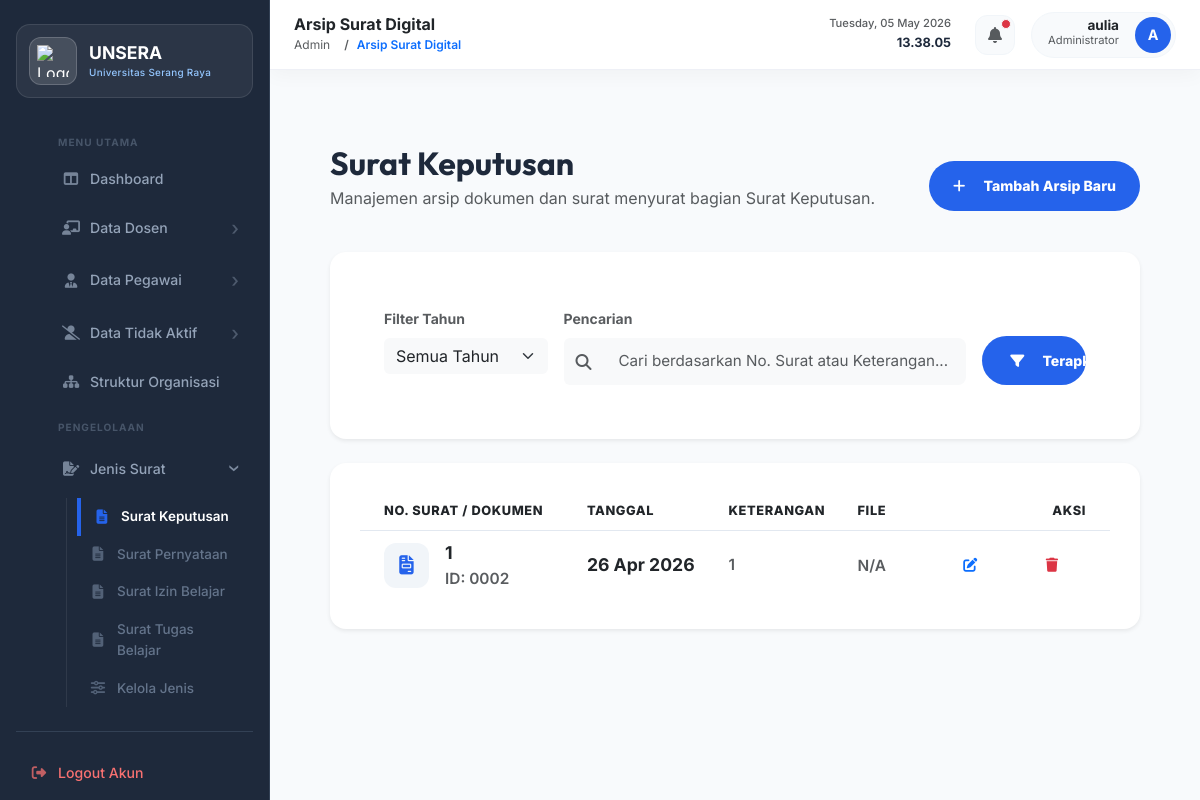
/data_surat.php?jenis_id=1 (signed in), run on the app's committed database.
### tables this page shows
CREATE TABLE `jenis_surat` (
  `id` int NOT NULL AUTO_INCREMENT,
  `nama_jenis` varchar(100) NOT NULL,
  PRIMARY KEY (`id`)
);

CREATE TABLE `data_surat` (
  `id` int NOT NULL AUTO_INCREMENT,
  `jenis_id` int NOT NULL,
  `no_surat` varchar(100) NOT NULL,
  `tanggal` date NOT NULL,
  `keterangan` text,
  `dokumen` varchar(255) DEFAULT NULL,
  `dokumen_name` varchar(255) DEFAULT NULL,
  `dokumen_type` varchar(100) DEFAULT NULL,
  PRIMARY KEY (`id`),
  KEY `jenis_id` (`jenis_id`),
  CONSTRAINT `data_surat_ibfk_1` FOREIGN KEY (`jenis_id`) REFERENCES `jenis_surat` (`id`) ON DELETE CASCADE
);

### htdocs/data_surat.php (the view, shortened to what this page needs)
<?php
require 'db.php';
$jenis_id = isset($_GET['jenis_id']) ? (int)$_GET['jenis_id'] : 0;
$stmt = $conn->prepare("SELECT * FROM jenis_surat WHERE id = ?");
$stmt->bind_param("i", $jenis_id);
$stmt->execute();
$jenis = $stmt->get_result()->fetch_assoc();
$filter_tahun = isset($_GET['tahun']) ? $_GET['tahun'] : '';
$filter_search = isset($_GET['search']) ? trim($_GET['search']) : '';
if (!empty($filter_tahun) && !empty($filter_search)) {
    $stmt = $conn->prepare("SELECT * FROM data_surat WHERE jenis_id = ? AND YEAR(tanggal) = ? AND (no_surat LIKE ? OR keterangan LIKE ?) ORDER BY tanggal DESC, id DESC");
    $search_param = "%" . $filter_search . "%";
    $stmt->bind_param("iiss", $jenis_id, $filter_tahun, $search_param, $search_param);
} elseif (!empty($filter_tahun)) {
    $stmt = $conn->prepare("SELECT * FROM data_surat WHERE jenis_id = ? AND YEAR(tanggal) = ? ORDER BY tanggal DESC, id DESC");
    $stmt->bind_param("ii", $jenis_id, $filter_tahun);
} elseif (!empty($filter_search)) {
    $stmt = $conn->prepare("SELECT * FROM data_surat WHERE jenis_id = ? AND (no_surat LIKE ? OR keterangan LIKE ?) ORDER BY tanggal DESC, id DESC");
    $search_param = "%" . $filter_search . "%";
    $stmt->bind_param("iss", $jenis_id, $search_param, $search_param);
} else {
    $stmt = $conn->prepare("SELECT * FROM data_surat WHERE jenis_id = ? ORDER BY tanggal DESC, id DESC");
    $stmt->bind_param("i", $jenis_id);
}
$stmt->execute();
$surat_list = $stmt->get_result();
?>
<!DOCTYPE html>
<html lang="id">
<head>
    <link href="https://cdn.jsdelivr.net/npm/bootstrap@5.3.0/dist/css/bootstrap.min.css" rel="stylesheet">
    <link rel="stylesheet" href="https://cdnjs.cloudflare.com/ajax/libs/font-awesome/6.4.0/css/all.min.css">
    <link rel="stylesheet" href="style.css?v=<?= time() ?>">
</head>
<body>
<?php include 'components/sidebar.php'; ?>
<div class="main-content">
    <?php include 'components/navbar.php'; ?>
    <div class="container-fluid px-4 py-4">
        <div class="d-flex justify-content-between align-items-center mb-4">
            <div>
                <h2 class="fw-bold mb-1" style="font-family: 'Outfit', sans-serif;"><?= htmlspecialchars($jenis['nama_jenis']) ?></h2>
                <p class="text-muted">Manajemen arsip dokumen dan surat menyurat bagian <?= htmlspecialchars($jenis['nama_jenis']) ?>.</p>
            </div>
            <button class="btn btn-primary rounded-pill px-4" data-bs-toggle="modal" data-bs-target="#addSuratModal">
                <i class="fas fa-plus me-2"></i>Tambah Arsip Baru
            </button>
        </div>
        <div class="card border-0 shadow-sm rounded-4 mb-4">
            <div class="card-body p-4">
                <form method="GET" action="data_surat.php" class="row g-3">
                    <div class="col-md-3">
                        <label class="form-label small fw-bold text-muted">Filter Tahun</label>
                        <select name="tahun" class="form-select border-0 bg-light">
                            <option value="">Semua Tahun</option>
                        </select>
                    </div>
                    <div class="col-md-7">
                        <label class="form-label small fw-bold text-muted">Pencarian</label>
                        <div class="input-group">
                            <span class="input-group-text bg-light border-0 text-muted"><i class="fas fa-search"></i></span>
                            <input type="text" name="search" class="form-control border-0 bg-light" placeholder="Cari berdasarkan No. Surat atau Keterangan..." value="<?= htmlspecialchars($filter_search) ?>">
                        </div>
                    </div>
                    <div class="col-md-2 d-flex align-items-end">
                        <button type="submit" class="btn btn-primary w-100 rounded-pill">
                            <i class="fas fa-filter me-2"></i>Terapkan
                        </button>
                    </div>
                </form>
            </div>
        </div>
        <div class="card border-0 shadow-sm rounded-4 overflow-hidden">
            <div class="table-responsive">
                <table class="table table-hover align-middle mb-0">
                    <thead class="bg-light">
                        <tr>
                            <th class="ps-4">No. Surat / Dokumen</th>
                            <th>Tanggal</th>
                            <th>Keterangan</th>
                            <th>File</th>
                            <th class="text-end pe-4">Aksi</th>
                        </tr>
                    </thead>
                    <tbody>
                        <?php if ($surat_list->num_rows > 0): while($s = $surat_list->fetch_assoc()): ?>
                        <tr>
                            <td class="ps-4">
                                <div class="d-flex align-items-center gap-3">
                                    <div class="doc-preview"><i class="fas fa-file-invoice"></i></div>
                                    <div>
                                        <div class="fw-bold text-dark"><?= htmlspecialchars($s['no_surat']) ?></div>
                                        <div class="small text-muted">ID: <?= str_pad($s['id'], 4, '0', STR_PAD_LEFT) ?></div>
                                    </div>
                                </div>
                            </td>
                            <td><div class="fw-bold"><?= !empty($s['tanggal']) ? date('d M Y', strtotime($s['tanggal'])) : '-' ?></div></td>
                            <td><div class="small text-muted text-truncate" style="max-width: 250px;"><?= htmlspecialchars($s['keterangan'] ?: '-') ?></div></td>
                            <td>
                                <?php if($s['dokumen']): ?>
                                    <a href="<?= $s['dokumen'] ?>" target="_blank" class="btn btn-sm btn-light rounded-pill border">
                                        <i class="fas fa-external-link-alt me-1"></i> Lihat
                                    </a>
                                <?php else: ?>
                                    <span class="text-muted small italic">N/A</span>
                                <?php endif; ?>
                            </td>
                            <td class="text-end pe-4">
                                <button class="btn btn-sm btn-outline-primary rounded-pill me-2" onclick="editSurat(<?= $s['id'] ?>, '<?= addslashes($s['no_surat']) ?>', '<?= $s['tanggal'] ?>', '<?= addslashes($s['keterangan']) ?>', '<?= addslashes($s['dokumen']) ?>')">
                                    <i class="fas fa-edit"></i>
                                </button>
                                <button class="btn btn-sm btn-outline-danger rounded-pill" onclick="deleteSurat(<?= $s['id'] ?>)">
                                    <i class="fas fa-trash"></i>
                                </button>
                            </td>
                        </tr>
                        <?php endwhile; else: ?>
                        <tr><td colspan="5" class="text-center py-5 text-muted">Belum ada data surat dalam kategori ini.</td></tr>
                        <?php endif; ?>
                    </tbody>
                </table>
            </div>
        </div>
    </div>
</div>
</body>
</html>

### htdocs/components/sidebar.php (shortened to what this page needs)
<?php
$current_page = basename($_SERVER['PHP_SELF']);
$dosen_pages  = ['input_dosen.php','daftar_dosen.php','form_edit_dosen.php','edit_dosen.php','detail_dosen.php','hapus_dosen.php'];
$pegawai_pages = ['input_pegawai.php','data_pegawai.php','detail_pegawai.php','edit_pegawai.php','form_edit_pegawai.php'];
$surat_pages = ['jenis_surat.php','data_surat.php','tambah_jenis_surat.php','struktur_organisasi.php'];
$inactive_pages = ['data_tidak_aktif.php'];
?>
<div class="sidebar">
    <div class="sidebar-brand">
        <div class="logo-container">
            <img src="download.png" alt="Logo UNSERA" class="sidebar-logo">
        </div>
        <div class="brand-text">
            <h2>UNSERA</h2>
            <span>Universitas Serang Raya</span>
        </div>
    </div>
    <ul>
        <li class="sidebar-label">MENU UTAMA</li>
        <li>
            <a href="dashboard.php" class="<?= $current_page == 'dashboard.php' ? 'active' : '' ?>">
                <i class="fas fa-columns"></i> Dashboard
            </a>
        </li>
        <li>
            <a href="#" onclick="toggleSubmenu('sub-dosen', this); return false;"
               class="submenu-toggle <?= in_array($current_page, $dosen_pages) ? 'open' : '' ?>">
                <i class="fas fa-chalkboard-teacher"></i> Data Dosen
            </a>
        </li>
        <li>
            <a href="#" onclick="toggleSubmenu('sub-pegawai', this); return false;"
               class="submenu-toggle <?= in_array($current_page, $pegawai_pages) ? 'open' : '' ?>">
                <i class="fas fa-user-tie"></i> Data Pegawai
            </a>
        </li>
        <li>
            <a href="#" onclick="toggleSubmenu('sub-inactive', this); return false;"
               class="submenu-toggle <?= in_array($current_page, $inactive_pages) ? 'open' : '' ?>">
                <i class="fas fa-user-slash"></i> Data Tidak Aktif
            </a>
        </li>
        <li>
            <a href="struktur_organisasi.php" class="<?= $current_page == 'struktur_organisasi.php' ? 'active' : '' ?>">
                <i class="fas fa-sitemap"></i> Struktur Organisasi
            </a>
        </li>
        <li class="sidebar-label">PENGELOLAAN</li>
        <li>
            <a href="#" onclick="toggleSubmenu('sub-surat', this); return false;"
               class="submenu-toggle <?= in_array($current_page, $surat_pages) ? 'open' : '' ?>">
                <i class="fas fa-file-signature"></i> Jenis Surat
            </a>
            <ul id="sub-surat" class="submenu <?= in_array($current_page, $surat_pages) ? 'show' : '' ?>">
                <?php
                if(isset($conn)) {
                    $res_jenis = $conn->query("SELECT * FROM jenis_surat ORDER BY id ASC");
                    if($res_jenis && $res_jenis->num_rows > 0) {
                        while($js = $res_jenis->fetch_assoc()) {
                            $is_active = ($current_page == 'data_surat.php' && isset($_GET['jenis_id']) && $_GET['jenis_id'] == $js['id']) ? 'active' : '';
                            echo '<li><a href="data_surat.php?jenis_id='.$js['id'].'" class="'.$is_active.'"><i class="fas fa-file-alt"></i> '.htmlspecialchars($js['nama_jenis']).'</a></li>';
                        }
                    }
                }
                ?>
                <li>
                    <a href="jenis_surat.php" class="<?= $current_page == 'jenis_surat.php' ? 'active' : '' ?>">
                        <i class="fas fa-sliders-h"></i> Kelola Jenis
                    </a>
                </li>
            </ul>
        </li>
    </ul>
    <div class="sidebar-bottom">
        <a href="logout.php" class="logout-link">
            <i class="fas fa-sign-out-alt"></i> Logout Akun
        </a>
    </div>
</div>

### htdocs/data_surat.php (style rules this page uses)
.doc-preview { width: 45px; height: 45px; border-radius: 12px; background: #f1f5f9; display: flex; align-items: center; justify-content: center; color: var(--primary); font-size: 1.2rem; }

### data on the page
jenis_surat: nama_jenis "Surat Keputusan"
jenis_surat: nama_jenis "Surat Pernyataan"
jenis_surat: nama_jenis "Surat Izin Belajar"
jenis_surat: nama_jenis "Surat Tugas Belajar"
data_surat: no_surat "1", id "0002", tanggal "26 Apr 2026", keterangan "1", dokumen "N/A"

### other printed values
$page_title_text "Arsip Surat Digital"
$admin_nama "aulia"
$admin_initial "A"
